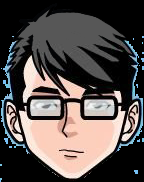
#> input picture kentsu_face.png, 144 x 182 px
$ python kentsu_face.py kentsu_face.png
#> lines starting #> are read from the running program, lines starting #| are printed output that depends on the picture
import sys
import os
import cv2
from PIL import Image


expands = ['.jpg', '.png', '.gif', '.svg', '.tiff', '.bmp']

cascade_path = "haarcascade_frontalface_alt.xml"
image_path = sys.argv[1]
file_name = os.path.basename(image_path)
for x in expands:
    file_name = file_name.replace(x, '')
print(file_name)

image = cv2.imread(image_path)
#> image is the input picture: shape (182, 144, 3); mean B, G, R 76.4, 78.7, 85.7

kentsu_path = "kentsu_face.png"
kentsu = cv2.imread(kentsu_path, -1)

color = (255, 255, 255)

image_gray = cv2.cvtColor(image, cv2.COLOR_BGR2GRAY)
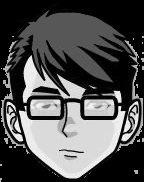
#> image_gray: shape (182, 144); min 0, max 252, mean 80.6
cascade = cv2.CascadeClassifier(cascade_path)

face_detect = cascade.detectMultiScale(image_gray, scaleFactor=1.1, minNeighbors=1, minSize=(10, 10))
#> face_detect = ()

kora_image = image
kora_image_array = cv2.cvtColor(kora_image, cv2.COLOR_BGR2RGBA)
kora_image_p = Image.fromarray(kora_image_array)
if len(face_detect) > 0:
    for rect in face_detect:
        width, height = int(rect[2]*1.25), int(rect[3]*1.5)
        kentsu_scaled = cv2.resize(kentsu, (width, height))
        kentsu_scaled_array = cv2.cvtColor(kentsu_scaled, cv2.COLOR_BGRA2RGBA)
        kentsu_scaled_p = Image.fromarray(kentsu_scaled_array)
        kora_image_p.paste(kentsu_scaled_p, (rect[0]-int(kentsu_scaled_p.size[0]*0.2), rect[1]-int(kentsu_scaled_p.size[1]*0.25)), mask=kentsu_scaled_p)

kora_image_p.save(file_name + '_kentsued.png')
